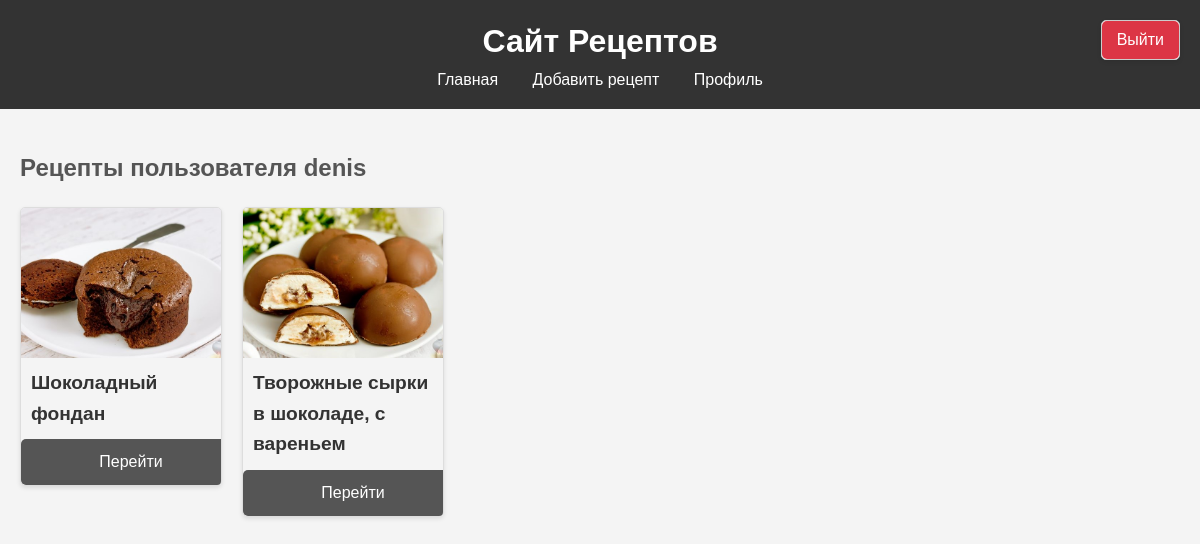
Screenshot of /user/denis/ with the database file from the repository.
### recipes/models.py (models this page shows, shortened)
class Recipe(models.Model):
    title = models.CharField(max_length=200)
    description = models.TextField()
    steps = models.TextField()
    preparation_time = models.IntegerField()
    image = models.ImageField(upload_to='recipes/')
    author = models.ForeignKey(User, on_delete=models.CASCADE)
    ingredients = models.TextField(null=True, blank=True)  # Поле для ингредиентов
    categories = models.ManyToManyField('Category', through='RecipeCategory')

### recipes/views.py (the view)
# urls.py: path('user/<str:username>/', views.user_recipes, name='user_recipes'),  # Убедитесь, что этот маршрут присутствует
def user_recipes(request, username):
    user = get_object_or_404(User, username=username)
    recipes = Recipe.objects.filter(author=user)
    return render(request, 'recipes/user_recipes.html', {'user': user, 'user_recipes': recipes})

### recipes/templates/recipes/user_recipes.html (shortened to what this page needs)
{% extends "recipes/base.html" %}
{% load static %}
{% block content %}
<h2>Рецепты пользователя {{ user.username }}</h2>
<div class="recipe-grid">
    {% for recipe in user_recipes %}
        <div class="recipe-card">
            {% if recipe.image %}
                <img src="{{ recipe.image.url }}" alt="{{ recipe.title }}">
            {% else %}
                <img src="{% static 'images/placeholder.jpg' %}" alt="Placeholder Image">
            {% endif %}
            <h3>{{ recipe.title }}</h3>
            <a href="{% url 'recipe_detail' recipe.id %}" class="btn">Перейти</a>
        </div>
    {% endfor %}
</div>
{% endblock %}

### recipes/static/css/styles.css (style rules this page uses)
body { font-family: Arial, sans-serif; line-height: 1.6; margin: 0; padding: 0; background-color: #f4f4f4; color: #333; }
h2 { color: #555; }
.recipe-grid { display: flex; flex-wrap: wrap; gap: 20px; }
.recipe-card { display: flex; flex-direction: column; justify-content: space-between; border: 1px solid #ddd; border-radius: 5px; overflow: hidden; width: 200px; box-shadow: 0 2px 4px rgba(0, 0, 0, 0.1); height: 100%; }
.recipe-card img { width: 100%; height: 150px; object-fit: cover; }
.recipe-card h3 { padding: 10px; font-size: 1.2em; margin: 0; flex-grow: 1; }
.recipe-card .btn { display: inline-block; width: 100%; padding: 10px; text-align: center; background-color: #555; color: white; text-decoration: none; border-radius: 5px; margin-top: auto; }

### rows the page displays
Recipe: image (picture), title "Шоколадный фондан"
Recipe: image (picture), title "Творожные сырки в шоколаде, с вареньем"

### other values shown
{{ user.username }} "denis"
